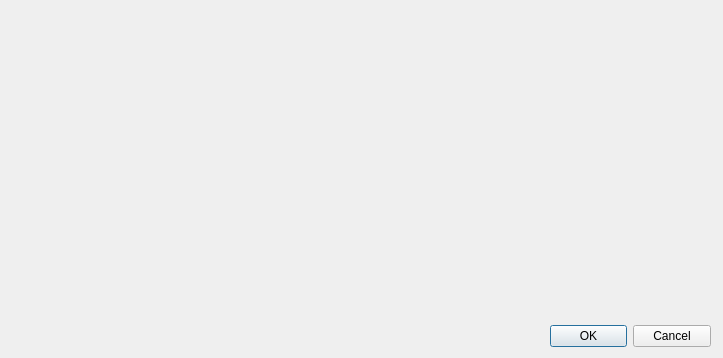
<?xml version="1.0" encoding="UTF-8"?>
<ui version="4.0">
 <class>Dialog</class>
 <widget class="QDialog" name="Dialog">
  <property name="geometry">
   <rect>
    <x>0</x>
    <y>0</y>
    <width>723</width>
    <height>358</height>
   </rect>
  </property>
  <property name="windowTitle">
   <string>Dialog</string>
  </property>
  <widget class="QDialogButtonBox" name="buttonBox">
   <property name="geometry">
    <rect>
     <x>550</x>
     <y>320</y>
     <width>161</width>
     <height>32</height>
    </rect>
   </property>
   <property name="orientation">
    <enum>Qt::Horizontal</enum>
   </property>
   <property name="standardButtons">
    <set>QDialogButtonBox::Cancel|QDialogButtonBox::Ok</set>
   </property>
  </widget>
  <widget class="FileTreeSelectorDialog" name="widget" native="true">
   <property name="geometry">
    <rect>
     <x>10</x>
     <y>10</y>
     <width>701</width>
     <height>301</height>
    </rect>
   </property>
  </widget>
 </widget>
 <customwidgets>
  <customwidget>
   <class>FileTreeSelectorDialog</class>
   <extends>QWidget</extends>
   <header>lib/ui</header>
   <container>1</container>
  </customwidget>
 </customwidgets>
 <resources/>
 <connections>
  <connection>
   <sender>buttonBox</sender>
   <signal>accepted()</signal>
   <receiver>Dialog</receiver>
   <slot>accept()</slot>
   <hints>
    <hint type="sourcelabel">
     <x>248</x>
     <y>254</y>
    </hint>
    <hint type="destinationlabel">
     <x>157</x>
     <y>274</y>
    </hint>
   </hints>
  </connection>
  <connection>
   <sender>buttonBox</sender>
   <signal>rejected()</signal>
   <receiver>Dialog</receiver>
   <slot>reject()</slot>
   <hints>
    <hint type="sourcelabel">
     <x>316</x>
     <y>260</y>
    </hint>
    <hint type="destinationlabel">
     <x>286</x>
     <y>274</y>
    </hint>
   </hints>
  </connection>
 </connections>
</ui>
